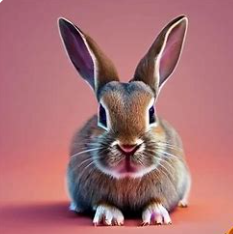
#> input picture rabbit.png, 233 x 234 px
$ jupyter execute split_image.ipynb
#> lines starting #> are read from the running program, lines starting #| are printed output that depends on the picture
[cell 1]
import cv2
import numpy as np
import matplotlib.pyplot as plt
# Read the image
img = cv2.imread('rabbit.png')
#> img is the input picture: shape (234, 233, 3); mean B, G, R 116.6, 112.1, 169.3
# Get the height and width of the image
height, width = img.shape[:2]
#> height = 234; width = 233
# Split the image into four quadrants
quad1 = img[:height//2, :width//2]
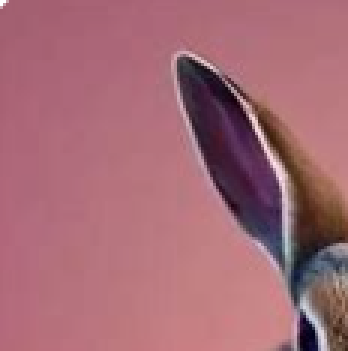
#> quad1: shape (117, 116, 3) (shown 3 times larger); mean B, G, R 116.6, 105.8, 164.4
quad2 = img[:height//2, width//2:]
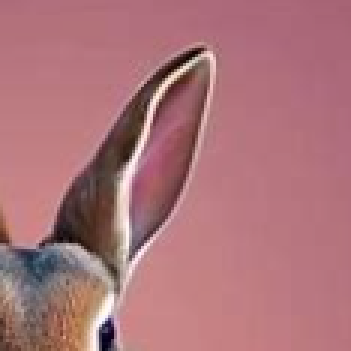
#> quad2: shape (117, 117, 3) (shown 3 times larger); mean B, G, R 121.3, 115.1, 171.9
quad3 = img[height//2:, :width//2]
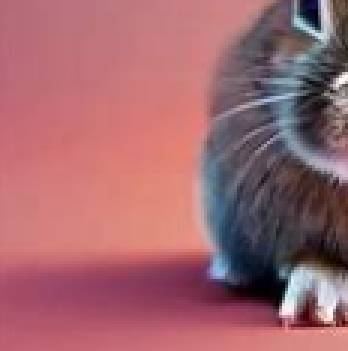
#> quad3: shape (117, 116, 3) (shown 3 times larger); mean B, G, R 110.1, 102.4, 160.7
quad4 = img[height//2:, width//2:]
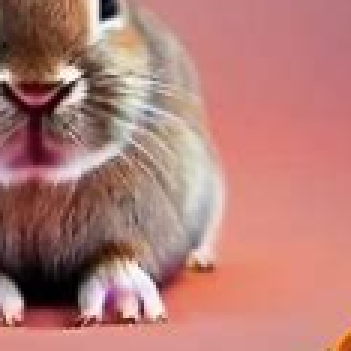
#> quad4: shape (117, 117, 3) (shown 3 times larger); mean B, G, R 118.2, 124.8, 179.9
plt.figure(figsize=(10, 5))
plt.subplot(1, 2, 1)
plt.imshow(quad1)
plt.title("1")
plt.axis("off")
plt.subplot(1, 2, 2)
plt.imshow(quad2)
plt.title("2")
plt.axis("off")
plt.figure(figsize=(10, 5))
plt.subplot(1, 2, 1)
plt.imshow(quad3)
plt.title("3")
plt.axis("off")
plt.subplot(1, 2, 2)
plt.imshow(quad4)
plt.title("4")
plt.axis("off")
plt.show()
#> figure, not shown here; B, G, R data is drawn as R, G, B
#> figure, not shown here; B, G, R data is drawn as R, G, B

$ run again, with sample.png copied over rabbit.png
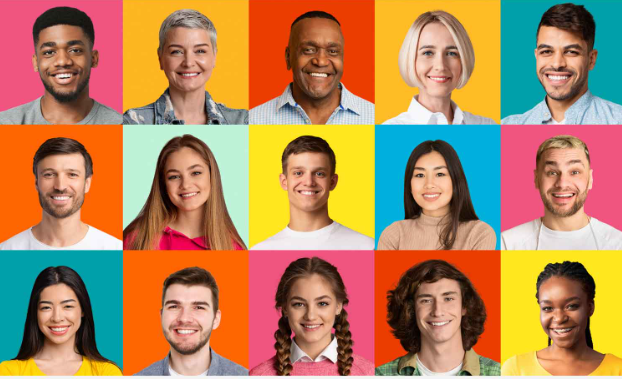
#> input picture sample.png, 622 x 379 px
#> img is the input picture: shape (379, 622, 3); mean B, G, R 93.9, 134.8, 178.8
#> `quad3 = img[height//2:, :width//2]`:
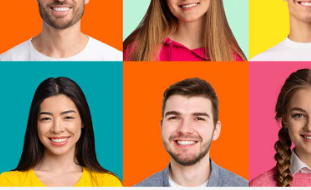
#> quad3: shape (190, 311, 3); mean B, G, R 92, 128, 172.4
#> `quad4 = img[height//2:, width//2:]`:
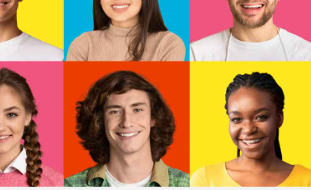
#> quad4: shape (190, 311, 3); mean B, G, R 89.1, 135.4, 187.3
